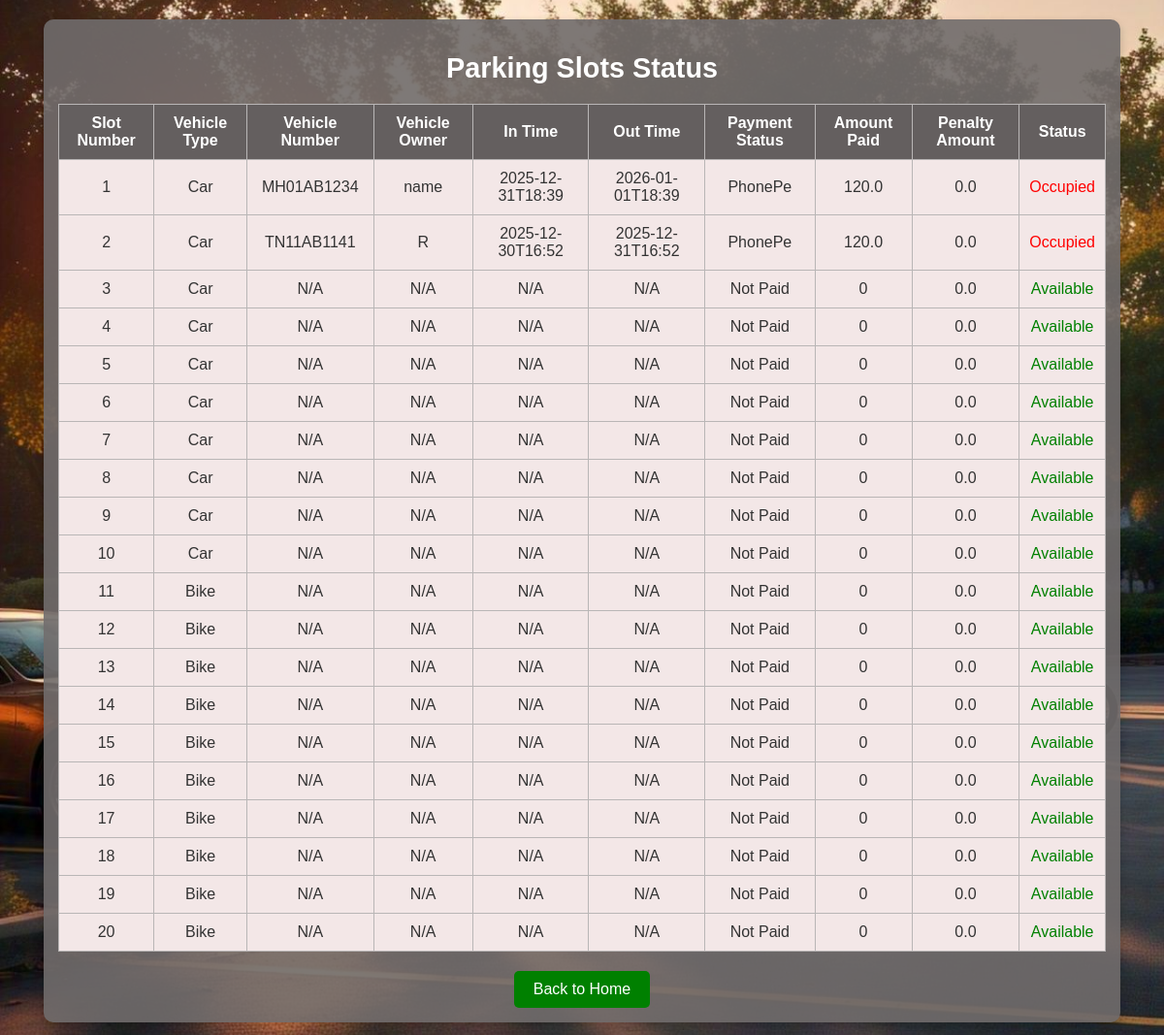
/admin (signed in), run on the app's committed database.
### tables this page shows
CREATE TABLE parking_slots (
                id INTEGER PRIMARY KEY AUTOINCREMENT,
                slot_number INTEGER UNIQUE NOT NULL,
                vehicle_type TEXT NOT NULL,
                is_occupied INTEGER NOT NULL,
                vehicle_number TEXT UNIQUE,
                vehicle_owner TEXT,
                in_time TEXT,
                out_time TEXT,
                payment_status TEXT,
                amount_paid REAL DEFAULT 0,
                penalty_time REAL DEFAULT 0,
                penalty_amount REAL DEFAULT 0
            );

### app.py (the view)
@app.route('/admin', methods=['GET'])
def admin_get():
    if 'logged_in' in session:
        try:
            with sqlite3.connect('database.db') as conn:
                cursor = conn.cursor()
                cursor.execute('''
                    SELECT
                        slot_number,
                        vehicle_type,
                        vehicle_number,
                        vehicle_owner,
                        in_time,
                        out_time,
                        payment_status,
                        amount_paid,
                        is_occupied,
                        penalty_amount
                    FROM
                        parking_slots
                ''')
                slots = cursor.fetchall()
            return render_template('admin.html', slots=slots)
        except sqlite3.Error as e:
            print(f"Database error occurred: {e}")
            return "Database error. Please check the logs for details."
        except Exception as e:
            print(f"Unexpected error occurred: {e}")
            return "An unexpected error occurred. Please check the logs for details."
    else:
        return redirect(url_for('admin_login_get'))

### templates/admin.html (shortened to what this page needs)
<!DOCTYPE html>
<html lang="en">
<head>
</head>
<body>
  <div class="container">
    <h1>Parking Slots Status</h1>
    <table>
      <thead>
        <tr>
          <th>Slot Number</th>
          <th>Vehicle Type</th>
          <th>Vehicle Number</th>
          <th>Vehicle Owner</th>
          <th>In Time</th>
          <th>Out Time</th>
          <th>Payment Status</th>
          <th>Amount Paid</th>
          <th>Penalty Amount</th>
          <th>Status</th>
        </tr>
      </thead>
      <tbody>
        {% for slot in slots %}
        <tr>
          <td>{{ slot[0] }}</td>
          <td>{{ slot[1] }}</td>
          <td>{{ slot[2] or 'N/A' }}</td>
          <td>{{ slot[3] or 'N/A' }}</td>
          <td>{{ slot[4] or 'N/A' }}</td>
          <td>{{ slot[5] or 'N/A' }}</td>
          <td>{{ slot[6] or 'Not Paid' }}</td>
          <td>{{ slot[7] or '0' }}</td>
          <td>{{ slot[9] }}</td>
          <td>
            {% if slot[8] == 0 %}
            <span style="color: green;">Available</span>
            {% else %}
            <span style="color: red;">Occupied</span>
            {% endif %}
          </td>
        </tr>
        {% endfor %}
      </tbody>
    </table>
    <div class="btn-container">
      <a href="{{ url_for('index') }}" class="btn">Back to Home</a>
    </div>
  </div>
</body>
</html>

### templates/admin.html (style rules this page uses)
body { font-family: Arial, sans-serif; margin: 0; background: url('../static/images/backgroundimg4.jpg') no-repeat center center fixed; background-size: cover; color: #333; }
.container { width: 90%; max-width: 1150px; margin: 20px auto; padding: 15px; background-color: rgba(112, 108, 108, 0.9); border-radius: 10px; box-shadow: 0 4px 10px rgba(0, 0, 0, 0.2); }
h1 { color: white; text-align: center; font-size: 1.8rem; margin-bottom: 20px; }
table { width: 100%; border-collapse: collapse; font-size: 1rem; overflow-x: auto; display: block; }
th, td { padding: 10px; border: 1px solid #b9b6b6; text-align: center; word-wrap: break-word; }
th { color: #fff; background-color: #645f5f; font-weight: bold; }
td { background-color: #f3e7e7; }
.btn-container { text-align: center; margin-top: 20px; }
.btn { display: inline-block; background-color: #008000; color: #fff; padding: 10px 20px; text-decoration: none; border-radius: 5px; font-size: 1rem; transition: background-color 0.3s ease; }

### data on the page
parking_slots: slot_number "1", vehicle_type "Car", vehicle_number "MH01AB1234", vehicle_owner "name", in_time "2025-12-31T18:39", out_time "2026-01-01T18:39", payment_status "PhonePe", amount_paid "120.0", penalty_amount "0.0", is_occupied "Occupied"
parking_slots: slot_number "2", vehicle_type "Car", vehicle_number "TN11AB1141", vehicle_owner "R", in_time "2025-12-30T16:52", out_time "2025-12-31T16:52", payment_status "PhonePe", amount_paid "120.0", penalty_amount "0.0", is_occupied "Occupied"
parking_slots: slot_number "3", vehicle_type "Car", slot "N/A", slot "Not Paid", amount_paid "0", penalty_amount "0.0", is_occupied "Available"
parking_slots: slot_number "4", vehicle_type "Car", slot "N/A", slot "Not Paid", amount_paid "0", penalty_amount "0.0", is_occupied "Available"
parking_slots: slot_number "5", vehicle_type "Car", slot "N/A", slot "Not Paid", amount_paid "0", penalty_amount "0.0", is_occupied "Available"
parking_slots: slot_number "6", vehicle_type "Car", slot "N/A", slot "Not Paid", amount_paid "0", penalty_amount "0.0", is_occupied "Available"
parking_slots: slot_number "7", vehicle_type "Car", slot "N/A", slot "Not Paid", amount_paid "0", penalty_amount "0.0", is_occupied "Available"
parking_slots: slot_number "8", vehicle_type "Car", slot "N/A", slot "Not Paid", amount_paid "0", penalty_amount "0.0", is_occupied "Available"
parking_slots: slot_number "9", vehicle_type "Car", slot "N/A", slot "Not Paid", amount_paid "0", penalty_amount "0.0", is_occupied "Available"
parking_slots: slot_number "10", vehicle_type "Car", slot "N/A", slot "Not Paid", amount_paid "0", penalty_amount "0.0", is_occupied "Available"
parking_slots: slot_number "11", vehicle_type "Bike", slot "N/A", slot "Not Paid", amount_paid "0", penalty_amount "0.0", is_occupied "Available"
parking_slots: slot_number "12", vehicle_type "Bike", slot "N/A", slot "Not Paid", amount_paid "0", penalty_amount "0.0", is_occupied "Available"
parking_slots: slot_number "13", vehicle_type "Bike", slot "N/A", slot "Not Paid", amount_paid "0", penalty_amount "0.0", is_occupied "Available"
parking_slots: slot_number "14", vehicle_type "Bike", slot "N/A", slot "Not Paid", amount_paid "0", penalty_amount "0.0", is_occupied "Available"
parking_slots: slot_number "15", vehicle_type "Bike", slot "N/A", slot "Not Paid", amount_paid "0", penalty_amount "0.0", is_occupied "Available"
parking_slots: slot_number "16", vehicle_type "Bike", slot "N/A", slot "Not Paid", amount_paid "0", penalty_amount "0.0", is_occupied "Available"
parking_slots: slot_number "17", vehicle_type "Bike", slot "N/A", slot "Not Paid", amount_paid "0", penalty_amount "0.0", is_occupied "Available"
parking_slots: slot_number "18", vehicle_type "Bike", slot "N/A", slot "Not Paid", amount_paid "0", penalty_amount "0.0", is_occupied "Available"
parking_slots: slot_number "19", vehicle_type "Bike", slot "N/A", slot "Not Paid", amount_paid "0", penalty_amount "0.0", is_occupied "Available"
parking_slots: slot_number "20", vehicle_type "Bike", slot "N/A", slot "Not Paid", amount_paid "0", penalty_amount "0.0", is_occupied "Available"
